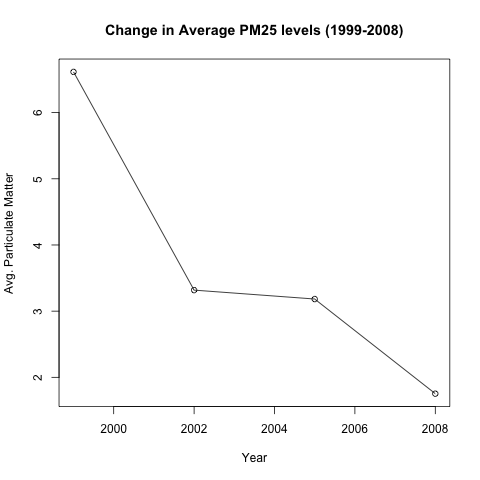

Write the R code that produced this figure.
setwd("~/dev/datasciencecoursera/datasciencecoursera/Course_4/")
rm(list = ls())

fp <- '~/Downloads/exdata%2Fdata%2FNEI_data.zip'
if (file.exists(fp)){
    fp <- unzip(fp)
}

sumPm25 <- readRDS(fp[2])
######## 1 ########
require(dplyr)
png('plot1.png', width = 480, height = 480)
sumPm25 %>% group_by(year) %>% summarise_each(funs(mean(., na.rm=TRUE))) %>% 
    select(year, Emissions) %>% with(., plot(year, Emissions, type = 'o', 
                                    ylab = 'Avg. Particulate Matter',
                                    xlab = 'Year', 
                                    main = 'Change in Average PM25 levels (1999-2008)'))
dev.off()
